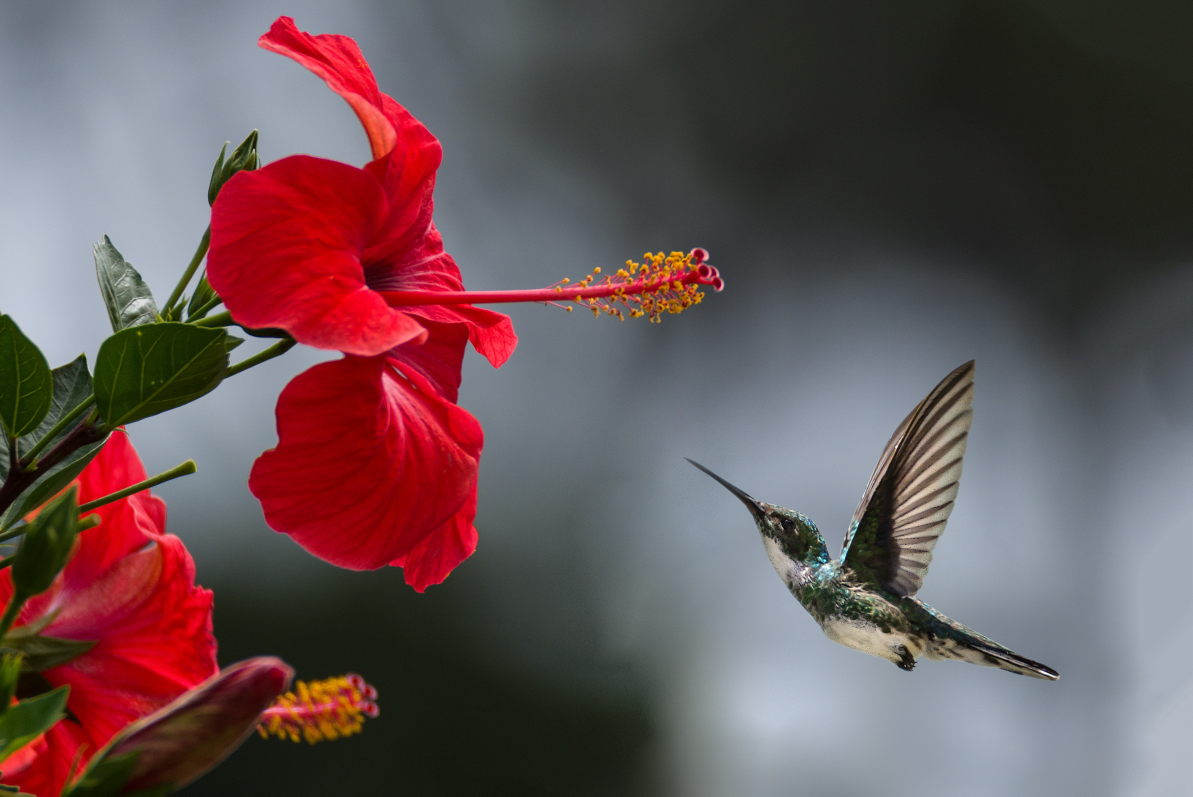
#> input picture Interfata/resources/images/img.jpg, 3579 x 2389 px (shown at 1/3 size); its folder holds only this picture in this run
$ python -i classification_random_forest.py   (imports and definitions only)   (older library calls are emulated)
#> lines starting #> are read from the running program, lines starting #| are printed output that depends on the picture
#> further down, picture is the input picture: shape (2389, 3579, 3); mean B, G, R 85.9, 83.7, 103.6
import os
import cv2
import numpy as np
from sklearn.ensemble import RandomForestClassifier
from sklearn.metrics import accuracy_score, confusion_matrix, roc_curve, classification_report
from sklearn.preprocessing import LabelEncoder
from sklearn.preprocessing import MinMaxScaler, normalize
from sklearn.model_selection import train_test_split
from sklearn import utils
from skimage.feature import greycomatrix, greycoprops
import pandas as pd
from matplotlib import pyplot as plt
from sklearn.model_selection import GridSearchCV


class ClassificationRandomForest:
    def __init__(self):
        self.data_path = ''

        self.classes = []

        self.labels = []
        self.data = []

        self.train_data = []
        self.train_labels = []

        self.test_data = []
        self.test_labels = []

        self.classification = None

        self.predicted_labels = []

        self.confusion_matrix = np.zeros((6, 6), dtype=int)
        self.normalized_confusion_matrix = np.zeros((6, 6), dtype=float)

        self.total_test_samples = 0


        self.fpr = []
        self.tpr = []
        self.th = []

    def set_data_path(self, path):
        self.data_path = path

    def extract_features(self, image):
        (B, G, R) = cv2.split(image)
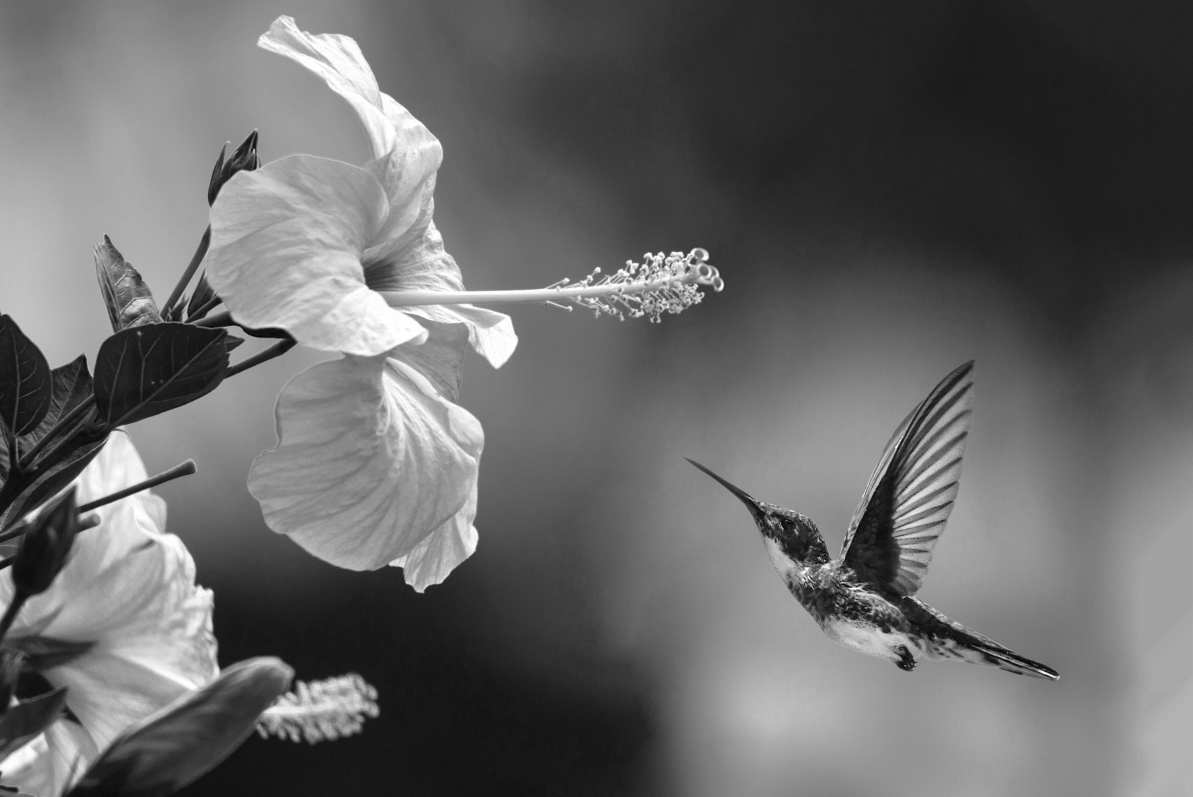
#> R: shape (2389, 3579) (shown at 1/3 size); min 0, max 255, mean 103.6
        image = cv2.cvtColor(image, cv2.COLOR_BGR2HSV)
#> image: shape (2389, 3579, 3); mean H, S, V 87.7, 79.5, 113.7
        (H, S, V) = cv2.split(image)
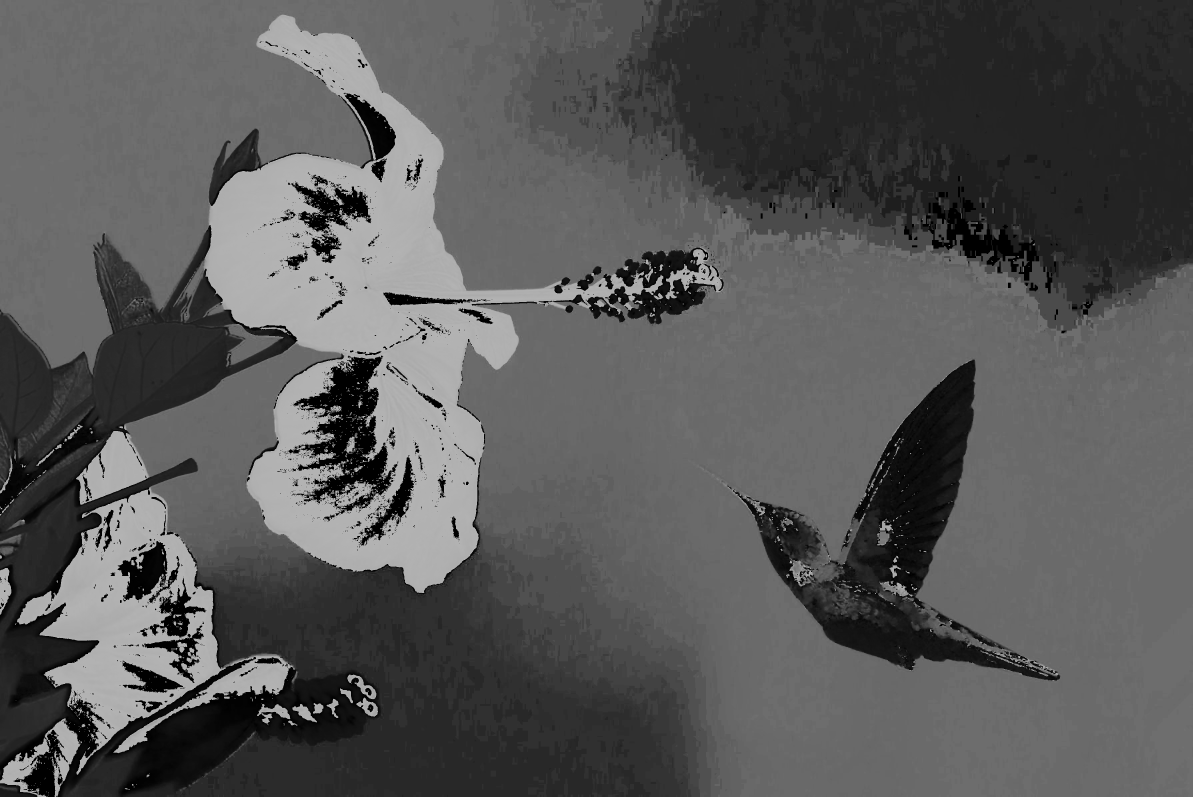
#> H: shape (2389, 3579) (shown at 1/3 size); min 0, max 179, mean 87.7
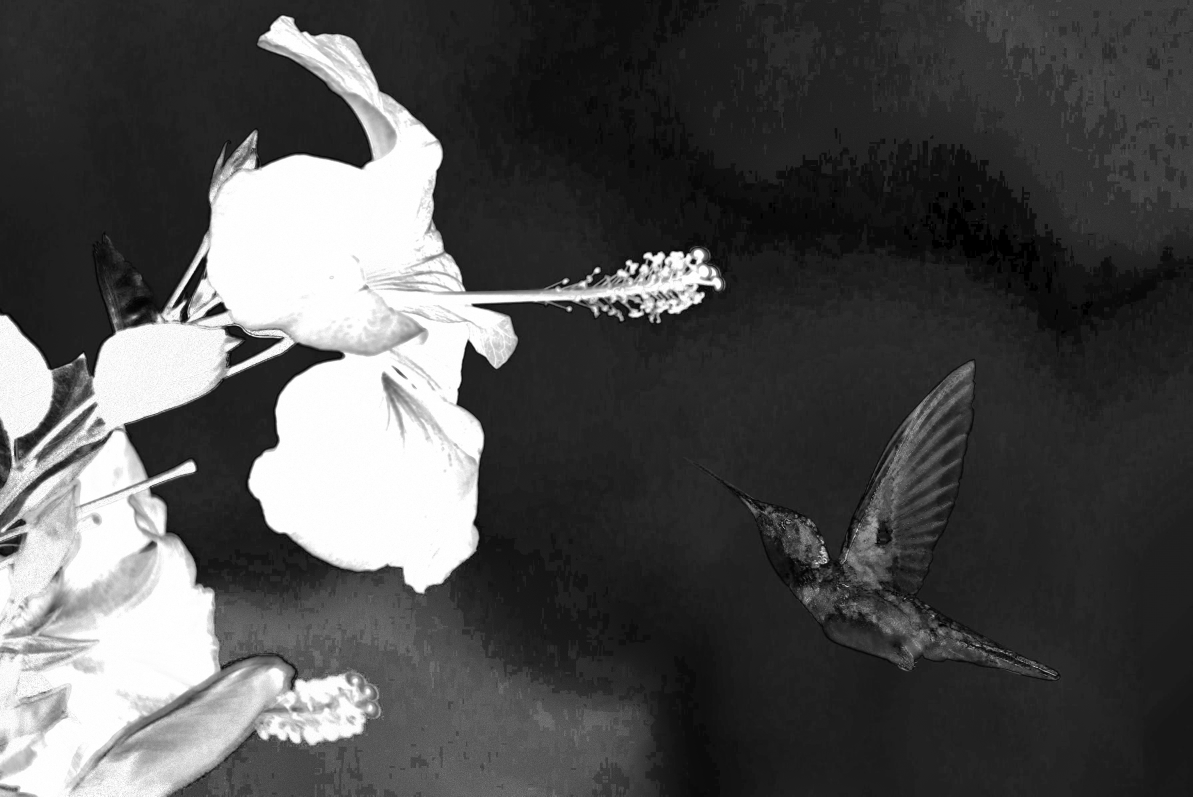
#> S: shape (2389, 3579) (shown at 1/3 size); min 0, max 255, mean 79.5
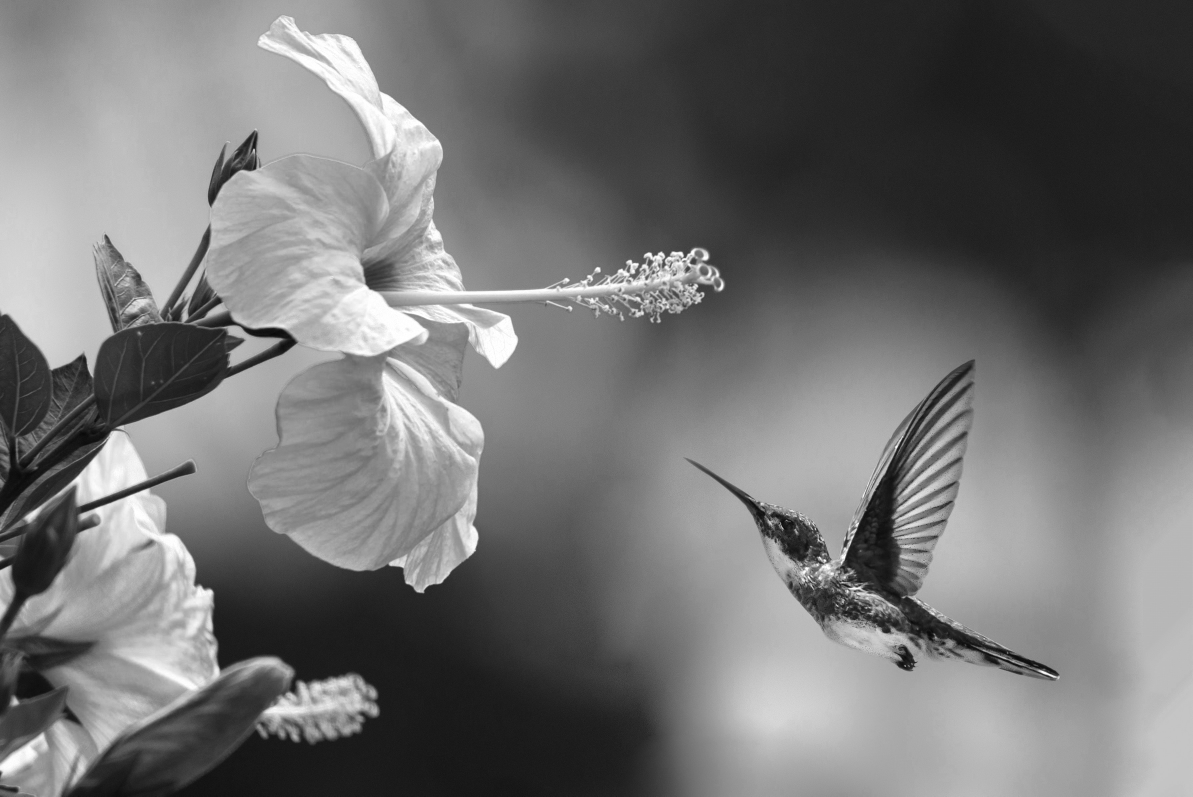
#> V: shape (2389, 3579) (shown at 1/3 size); min 4, max 255, mean 113.7
        return [np.mean(B), np.mean(G), np.mean(R), np.mean(H), np.mean(S), np.std(B), np.std(G), np.std(R),
                    np.std(H), np.std(S)]

    # [10 lines left out: function set_images_and_labels, not called in this run]

    def encode_labels(self):
        le = LabelEncoder()
        self.labels = le.fit_transform(self.labels)

    def normalize_data(self):
        self.data = normalize(self.data)

    def split_data(self):
        self.train_data, self.test_data, self.train_labels, self.test_labels = train_test_split(
            self.data, self.labels, test_size=0.2, random_state=50)

    # [12 lines left out: function train, not called in this run]
        # print(grid.best_params_)
        # feature_imp = pd.Series(cl.feature_importances_,index=["b mean", "g mean", "r mean", "b dev", "g dev",
        # "r dev"]).sort_values(ascending=False)


    def get_train_accuracy(self):
        # Calcul acuratete pentru datele de antrenare
        return accuracy_score(self.train_labels, self.classification.predict(self.train_data))

    def predict(self):
        # Testing
        self.predicted_labels = self.classification.predict(self.test_data)

    def get_test_accuracy(self):
        # self.cm_classes = np.union1d(self.test_labels, self.predicted_labels)
        return accuracy_score(self.test_labels, self.predicted_labels)

    def generate_confusion_matrix(self):
        self.confusion_matrix = confusion_matrix(self.test_labels, self.predicted_labels)
        return str(confusion_matrix(self.test_labels, self.predicted_labels))

    # [78 lines left out: functions normalize_confusion_matrix, plot_confusion_matrix, get_values, not called in this run]

    def get_test_accuracy_oonf_matr(self):
        acc = np.sum(self.TP) / self.total_test_samples
        return acc

    # [53 lines left out: functions get_test_recall_per_class, get_test_precision_per_class, calculate_fpr_tpr_th, plot_ROC_curve, not called in this run]

    def get_classes(self):
        return str(self.classes)

    def print_path(self):
        return self.data_path

    def class_rep(self):
        print(classification_report(self.test_labels, self.predicted_labels))


# [24 lines of commented-out code are left out]

>>> import cv2
>>> picture = cv2.imread('../images/img.jpg')
>>> result = ClassificationRandomForest().extract_features(picture)
#> result = [85.91, 83.75, 103.6, 87.66, 79.51, 63.66, 57.76, 57.51, 47.56, 82.15]
